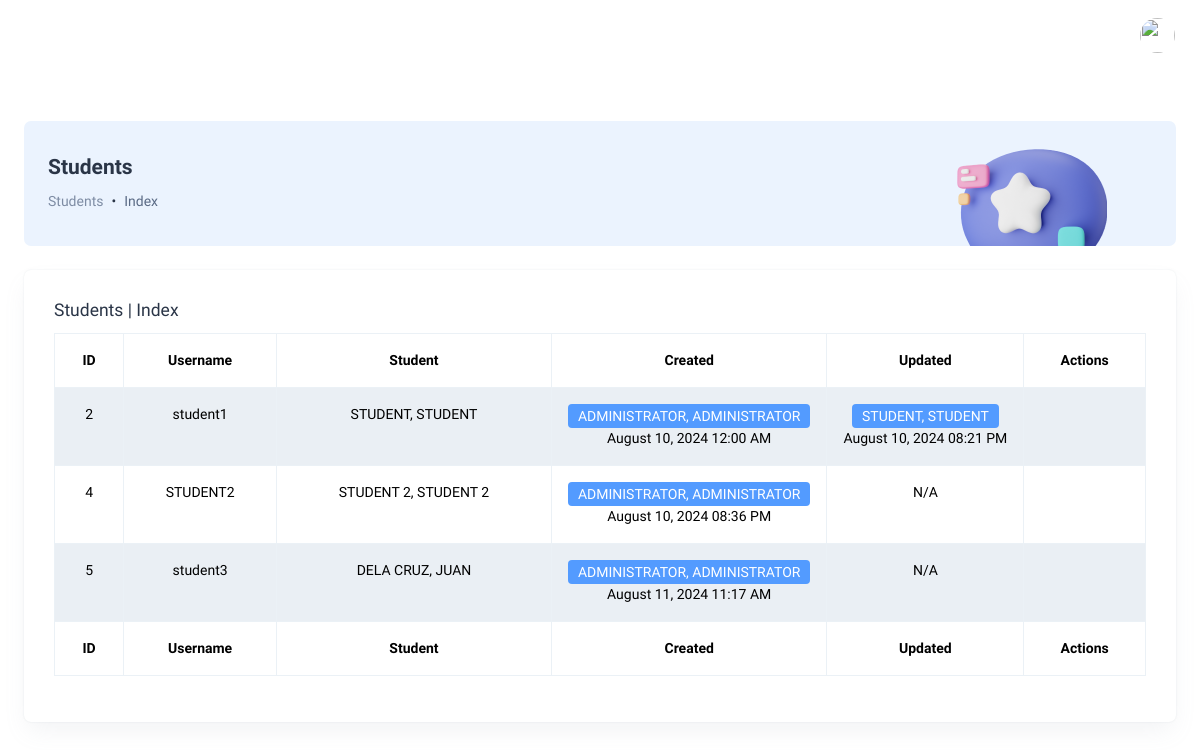
Page /index.php/students on the committed database.
### tables this page shows
CREATE TABLE users (
  id int NOT NULL AUTO_INCREMENT,
  lrn varchar(255) DEFAULT NULL,
  username varchar(255) DEFAULT NULL,
  password varchar(255) DEFAULT NULL,
  first_name varchar(255) DEFAULT NULL,
  middle_name varchar(255) DEFAULT NULL,
  last_name varchar(255) DEFAULT NULL,
  dob date DEFAULT NULL,
  gender varchar(255) DEFAULT NULL,
  contact_no varchar(255) DEFAULT NULL,
  address varchar(2000) DEFAULT NULL,
  role_id int DEFAULT NULL,
  is_activated tinyint DEFAULT 0,
  created_by int DEFAULT NULL,
  created_at timestamp NULL DEFAULT CURRENT_TIMESTAMP,
  updated_by int DEFAULT NULL,
  updated_at timestamp NULL DEFAULT NULL,
  deleted_by int DEFAULT NULL,
  deleted_at timestamp NULL DEFAULT NULL,
  PRIMARY KEY (id)
);

### application/controllers/Students.php (called while the page is built, shortened)
<?php
class Students extends CI_Controller
{
	public function index()
	{
		$data['items'] = $items = $this->security->xss_clean($this->M_users->get_all_by_role_id(ROLE_STUDENT));
		$data['page_data'] = array(
			'module' => html_escape('Students'),
			'section' => html_escape('Index'),
			'styles_path' => array(
				'modules/' . html_escape(strtolower(get_class())) . '/' . html_escape(strtolower(__FUNCTION__))
			),
			'header_scripts_path' => array(
				'modules/' . html_escape(strtolower(get_class())) . '/header_' . html_escape(strtolower(__FUNCTION__))
			),
			'footer_scripts_path' => array(
				'modules/' . html_escape(strtolower(get_class())) . '/footer_' . html_escape(strtolower(__FUNCTION__)),
			)
		);
		$this->load->view('layouts/dashboard/header', $data);
		$this->load->view('modules/students/' . strtolower(__FUNCTION__), $data);
		$this->load->view('layouts/dashboard/footer', $data);
	}
}

### index.php (called while the page is built, shortened)
<?php
require_once BASEPATH.'core/CodeIgniter.php';

### application/models/Users_model.php (called while the page is built, shortened)
<?php
class Users_model extends CI_Model
{
	private $_table_name = 'users';
	public function get_all_by_role_id($role_id)
	{
		return $this->db->where('role_id', $role_id)
			->where('deleted_at', null)
			->get($this->_table_name)
			->result_array();
	}
	public function get($id)
	{
		return $this->db->where('id', $id)
			->where('deleted_at', null)
			->get($this->_table_name)
			->row_array();
	}
}

### application/helpers/custom_db_helper.php (called while the page is built, shortened)
<?php
if (!function_exists('get_person_name')) {
	function get_person_name($user_id)
	{
		$CI = &get_instance();
		$user = $CI->M_users->get($user_id);
		if (empty($user)) return null;
		return $user['last_name'] . ', ' . $user['first_name'];
	}
}

### application/helpers/custom_date_helper.php (called while the page is built, shortened)
<?php
if (!function_exists('view_date')) {
	function view_date($date = "", $type = "")
	{
		if (($date == "0000-00-00 00:00:00") || ($date == NULL)) {
			return "N/A";
		}
		if (($type == "range") || ($type == "daterange")) {
			$dates = explode('-', $date);
			$from = date_format(date_create($dates[0]), 'F j, Y');
			$to = date_format(date_create($dates[1]), 'F j, Y');
			return $from . " to " . $to;
		} else if ($type == "month_year") {
			return date_format(date_create($date), 'F, Y');
		} else if (($type == "year_month")) {
			return date_format(date_create($date), 'F, Y');
		} else if ($type == "year") {
			return date_format(date_create($date), 'Y');
		} else if ($type == "day") {
			return date_format(date_create($date), 'j');
		} else if ($type == "month") {
			return date_format(date_create($date), 'F');
		} else if ($type == "his") {
			return date_format(date_create($date), 'F j, Y H:i:s');
		} else if ($type == "date") {
			return date_format(date_create($date), 'F j, Y');
		} else if ($type == "date_am_pm") {
			return date_format(date_create($date), 'F j, Y h:i A');
		} else if ($type == 'time') {
			return date_format(date_create($date), 'h:i A');
		}
	}
}

### application/views/modules/students/index.php (the view, shortened to what this page needs)
<div class="body-wrapper">
	<div class="container-fluid">
		<div class="card bg-info-subtle shadow-none position-relative overflow-hidden mb-4">
			<div class="card-body px-4 py-3">
				<div class="row align-items-center">
					<div class="col-9">
						<h4 class="fw-semibold mb-8"><?= @$page_data['module']; ?></h4>
						<nav aria-label="breadcrumb">
							<ol class="breadcrumb">
								<li class="breadcrumb-item">
									<a class="text-muted text-decoration-none" href="#"
									><?= @$page_data['module']; ?></a
									>
								</li>
								<li class="breadcrumb-item" aria-current="page"><?= @$page_data['section']; ?></li>
							</ol>
						</nav>
					</div>
					<div class="col-3">
						<div class="text-center mb-n5">
							<img
								src="<?= site_url('assets/templates/modernize/images/breadcrumb/ChatBc.png') ?>"
								alt=""
								class="img-fluid mb-n4"
							/>
						</div>
					</div>
				</div>
			</div>
		</div>
		<div class="datatables">
			<div class="row">
				<div class="col-12">
					<div class="card">
						<div class="card-body">
							<div class="mb-2">
								<h5 class="mb-0"><?= @$page_data['module']; ?> | <?= @$page_data['section']; ?></h5>
							</div>
							<div class="table-responsive">
								<table id="table" class="table border table-striped table-bordered text-nowrap">
									<thead>
									<tr>
										<th>ID</th>
										<th>Username</th>
										<th>Student</th>
										<th>Created</th>
										<th>Updated</th>
										<th>Actions</th>
									</tr>
									</thead>
									<tbody>
									<?php if (!empty(@$items)) : ?>
										<?php foreach (@$items as $key => $value) : ?>
											<tr>
												<td><?= $value['id']; ?></td>
												<td><?= $value['username']; ?></td>
												<td><?= $value['last_name'] . ', ' . $value['first_name']; ?></td>
												<td style="width: 15%;"><?= '<div class="badge bg-info">' . get_person_name($value['created_by']) . '</div>' . ' <div>' . view_date($value['created_at'], 'date_am_pm') . '</div>'; ?></td>
												<td style="width: 15%;"><?= '<div class="badge bg-info">' . get_person_name($value['updated_by']) . '</div>' . ' <div>' . view_date($value['updated_at'], 'date_am_pm') . '</div>'; ?></td>
												<td>
													<div class="dropdown dropstart">
														<a href="#" class="text-muted" id="dropdownMenuButton"
														   data-bs-toggle="dropdown"
														   aria-expanded="false">
															<i class="ti ti-dots-vertical fs-6"></i>
														</a>
													</div>
												</td>
											</tr>
										<?php endforeach; ?>
									<?php endif; ?>
									</tbody>
									<tfoot>
									<tr>
										<th>ID</th>
										<th>Username</th>
										<th>Student</th>
										<th>Created</th>
										<th>Updated</th>
										<th>Actions</th>
									</tr>
									</tfoot>
								</table>
							</div>
						</div>
					</div>
				</div>
			</div>
		</div>
	</div>
</div>

### application/views/layouts/dashboard/header.php (shortened to what this page needs)
<!DOCTYPE html>
<html lang="en" dir="ltr" data-bs-theme="light" data-color-theme="Blue_Theme">
<head>
	<?php $this->load->view('partials/dashboard/styles') ?>
	<?php $this->load->view('partials/dashboard/header_scripts') ?>
</head>
<body>
<?php $this->load->vieW('partials/preloader_partial') ?>
<div id="main-wrapper">
	<?php $this->load->vieW('partials/dashboard/left_sidebar_partial') ?>
	<div class="page-wrapper">
		<?php $this->load->view('partials/dashboard/headerbar_partial') ?>

### application/views/partials/dashboard/styles.php (shortened to what this page needs)
<link rel="stylesheet" href="<?= site_url('assets/templates/modernize/css/styles.css')?>" />
<link rel="stylesheet" href="<?= site_url('assets/templates/modernize/libs/sweetalert2/dist/sweetalert2.min.css')?>" />
<link rel="stylesheet" href="<?= site_url('assets/templates/modernize/libs/datatables.net-bs5/css/dataTables.bootstrap5.min.css')?>" />
<link href='https://api.mapbox.com/mapbox-gl-js/v3.4.0/mapbox-gl.css' rel='stylesheet' />
<link rel="stylesheet" href="<?= site_url('assets/css/overall.css?v=' . CURRENT_VERSION)?>" />
<?php if (!empty($page_data['styles_path'])) : ?>
	<?php foreach ($page_data['styles_path'] as $value) : ?>
		<link href="<?= site_url('assets/') . $value . '.css?v=' . CURRENT_VERSION ?>" rel="stylesheet">
	<?php endforeach; ?>
<?php endif; ?>

### application/views/partials/dashboard/headerbar_partial.php (shortened to what this page needs)
<header class="topbar">
	<div class="with-vertical">
		<nav class="navbar navbar-expand-lg p-0">
			<ul class="navbar-nav">
				<li class="nav-item">
					<a
						class="nav-link sidebartoggler nav-icon-hover ms-n3"
						id="headerCollapse"
						href="javascript:void(0)"
					>
						<i class="ti ti-menu-2"></i>
					</a>
				</li>
			</ul>
			<div class="collapse navbar-collapse justify-content-end" id="navbarNav">
				<div class="d-flex align-items-center justify-content-between">
					<ul
						class="navbar-nav flex-row ms-auto align-items-center justify-content-center"
					>
						<li class="nav-item dropdown">
							<a
								class="nav-link pe-0"
								href="javascript:void(0)"
								id="drop1"
								data-bs-toggle="dropdown"
								aria-expanded="false"
							>
								<div class="d-flex align-items-center">
									<div class="user-profile-img">
										<img
											src="<?= site_url('assets/images/scitology_logo.png')?>"
											class="rounded-circle"
											width="35"
											height="35"
											alt=""
										/>
									</div>
								</div>
							</a>
						</li>
					</ul>
				</div>
			</div>
		</nav>
	</div>
</header>

### application/views/layouts/dashboard/footer.php (shortened to what this page needs)
</div>
</div>
</body>
</html>

### assets/css/overall.css (style rules this page uses)
table > thead > tr > th, table > tfoot > tr > th, table > thead > tr > td, table > tbody > tr > td { text-align: center !important; }

### rows in the picture
users: id "2", username "student1", last_name "STUDENT", first_name "STUDENT", created_by "ADMINISTRATOR, ADMINISTRATOR", created_at "August 10, 2024 12:00 AM", get_person_name($value['updated_by']) "STUDENT, STUDENT", updated_at "August 10, 2024 08:21 PM"
users: id "4", username "STUDENT2", last_name "STUDENT 2", first_name "STUDENT 2", created_by "ADMINISTRATOR, ADMINISTRATOR", created_at "August 10, 2024 08:36 PM", view_date($value['updated_at'], 'date_am_pm') "N/A"
users: id "5", username "student3", last_name "DELA CRUZ", first_name "JUAN", created_by "ADMINISTRATOR, ADMINISTRATOR", created_at "August 11, 2024 11:17 AM", view_date($value['updated_at'], 'date_am_pm') "N/A"
